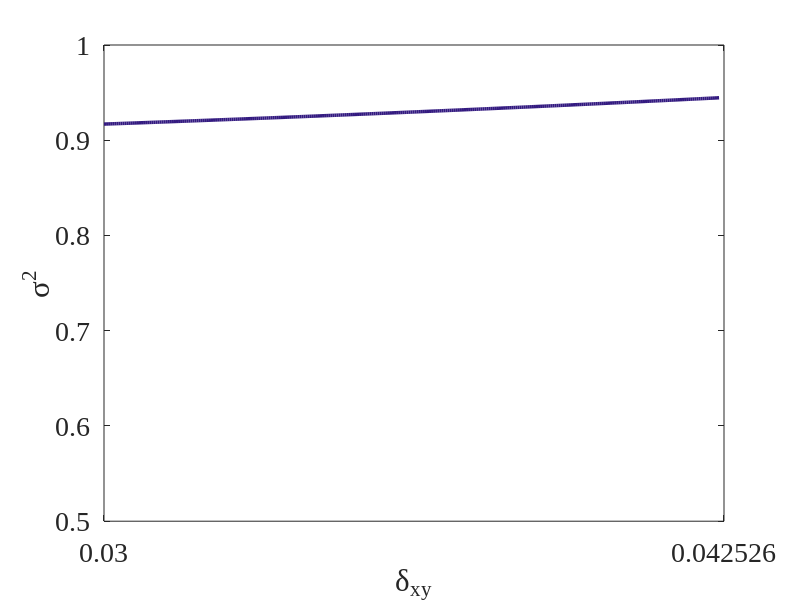

The MATLAB source for this figure: (Note: this script raises an error after producing the figure.)
clear
clc
%改变AxAy
%sigma_S=0.5; %the effective beamwidth

%delta_yy=0.045;
sigma_S=0.5;
delta_xx=0.03;
delta_yy=delta_xx;
Bxy=0.5;
Ax=1;
Ay=[0.25;
    0.5;
    1;
    2.5;
    5];
c=[0.2 0.1 0.5
    0.1 0.5 0.8
    0.2 0.7 0.6
    0.8 0.7 0.3
    0.6 1 0.4];
% c=[0 0 1;
%     1 1 0;
%     0 1 0;
%     1 0 0;
%     0 1 1;];
 %c = rand(5,3);
% A = 1:5;
%%
%  for i=1:5
for i=1:5
    %%
    Ay(i)=Ay(i,:); 
min=((delta_xx^2+delta_yy^2)/2)^0.5;
max=((delta_xx*delta_yy)/Bxy)^0.5;
mmax=((delta_xx*delta_yy)/Bxy)^0.5+0.0001;
N=300;
delta_xy=linspace(min,max,N);                                                           
Sintillation_focus=zeros(N);
%delta_xy=min:0.0001:max;
%%
Sintillation_in=((Ax.^2).^2+2.*(Ax.*Ay(i).*Bxy).^2+(Ay(i).^2).^2)./((Ax.^2+Ay(i)^2).^2);
%%
omiga_xx=((1/(4*sigma_S^2))+(1/(delta_xx^2)))^(-0.5);
omiga_yy=((1/(4*sigma_S^2))+(1/(delta_yy^2)))^(-0.5);
omiga_xy=((1/(4.*sigma_S.^2))+(1./(delta_xy.^2))).^(-0.5);
Sintillation_focus=((Ax.^2.*omiga_xx).^2+2.*(Ax.*Ay(i).*Bxy.*omiga_xy).^2+(Ay(i).^2.*omiga_yy).^2)./((Ax.^2.*omiga_xx+Ay(i)^2.*omiga_yy).^2);

%%
plot(delta_xy,Sintillation_focus,'Linewidth',2.5,'color',c(i,:))
hold on
xlabel('\delta_{xy}','Fontsize',20,'Fontname','Times');
ylabel('\sigma^2','Fontsize',20,'Fontname','Times');
set(gca,'XTick',[min,mmax],'fontname','Times New Roman','FontSize',20);
set(gca,'YTick',[0.5,0.6,0.7,0.8,0.9,1],'fontname','Times New Roman','FontSize',20);
xlim([min,mmax]),
ylim([0.5,1])
set(gca,'xTickLabel',num2str(get(gca,'XTick')'))
set(gca,'yTickLabel',num2str(get(gca,'YTick')'))
xtickformat('%.3f')
%ylim([0,1]);
%set(gca,'Linewidth',3,'Fontname','Times','Fontsize',17,'Fontweight','Bold','Ytick',[0,0.5,1],'Color','blue',);
title('Scintillation coefficient','fontname','Times New Roman','FontSize',20)

%%
Ox=[min, max];
Oy=[Sintillation_in, Sintillation_in];
%Oz=[1,2];
plot(Ox,Oy,'Linewidth',2.5,'LineStyle','--','color',c(i,:));
hold on
%p1.LineWidth = 1;
end

%%

%%
%hold on
legend('Ax/Ay=4','','Ax/Ay=2','','Ax/Ay=1','','Ax/Ay=2/5','','Ax/Ay=1/5','')
